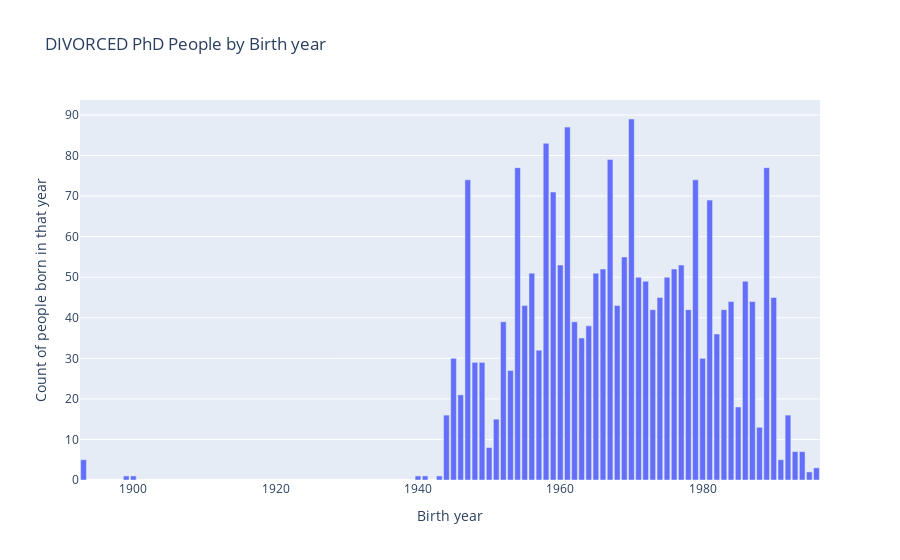

Notebook code for this chart:
### Markdown cell above
# MY 3rd Graph
Here,I will present count of people by birth year who done phd in education are divorced and have income more than 50k.

### Code cell
df3 = df[df["Marital_Status"]=="Divorced"][df["Education"]=="PhD"][df["Income"]>50000]
print(df3)

figure3 = px.bar(df3,x=df["Year_Birth"].drop_duplicates(),y=df["Year_Birth"].value_counts(),labels={"x":"Birth year","y":"Count of people born in that year"},title="DIVORCED PhD People by Birth year")
figure3.show()

### Figure 1 — Plotly figure (JSON) as saved in the notebook; plotly's stock layout.template omitted (floating-point values rounded to 4 significant figures)
{"data": [{"alignmentgroup": "True", "hovertemplate": "Birth year=%{x}<br>Count of people born in that year=%{y}<extra></extra>", "legendgroup": "", "marker": {"color": "#636efa", "pattern": {"shape": ""}}, "name": "", "offsetgroup": "", "orientation": "v", "showlegend": false, "textposition": "auto", "type": "bar", "x": [1970, 1961, 1958, 1967, 1989, 1954, 1947, 1979, 1959, 1981, 1969, 1977, 1960, 1966, 1976, 1965, 1956, 1975, 1971, 1986, 1972, 1974, 1990, 1987, 1984, 1968, 1955, 1983, 1973, 1978, 1952, 1962, 1964, 1982, 1963, 1957, 1980, 1945, 1949, 1948, 1953, 1946, 1985, 1992, 1944, 1951, 1988, 1950, 1994, 1993, 1991, 1893, 1996, 1995, 1899, 1943, 1941, 1940, 1900], "xaxis": "x", "y": [89, 87, 83, 79, 77, 77, 74, 74, 71, 69, 55, 53, 53, 52, 52, 51, 51, 50, 50, 49, 49, 45, 45, 44, 44, 43, 43, 42, 42, 42, 39, 39, 38, 36, 35, 32, 30, 30, 29, 29, 27, 21, 18, 16, 16, 15, 13, 8, 7, 7, 5, 5, 3, 2, 1, 1, 1, 1, 1], "yaxis": "y"}], "layout": {"barmode": "relative", "legend": {"tracegroupgap": 0}, "title": {"text": "DIVORCED PhD People by Birth year"}, "xaxis": {"anchor": "y", "domain": [0, 1], "title": {"text": "Birth year"}}, "yaxis": {"anchor": "x", "domain": [0, 1], "title": {"text": "Count of people born in that year"}}}}
